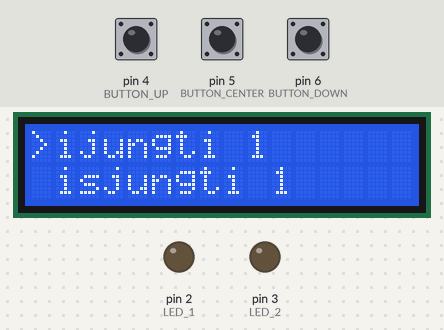
A sketch run on a simulated Arduino Uno, built with avr-gcc and run on an emulated ATmega328P. Parts: 16×2 character LCD, output pins drawn as LEDs (lit = HIGH). Inputs (shaded band) come from the test bench; at power-on: pin 5 (BUTTON_CENTER) LOW, pin 6 (BUTTON_DOWN) LOW, pin 4 (BUTTON_UP) LOW.

Above: at 1.2 s.
1.3 s: pin 5 (BUTTON_CENTER) pulled HIGH for 3.2 s
At 2.2 s:
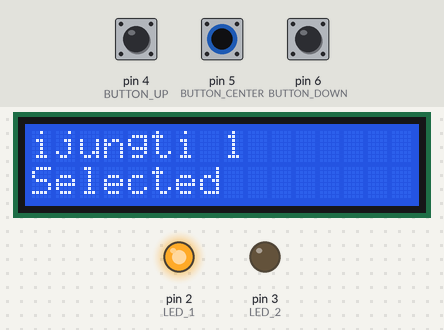
6.0 s: pin 6 (BUTTON_DOWN) pulled HIGH for 1 s
At 7.8 s:
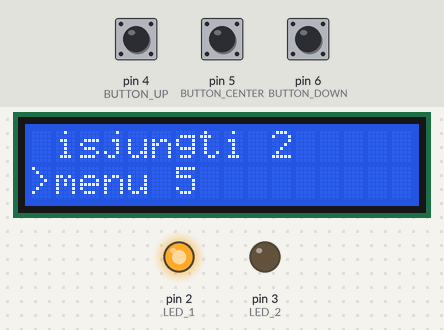
8.7 s: pin 4 (BUTTON_UP) pulled HIGH for 3.2 s
At 12.7 s:
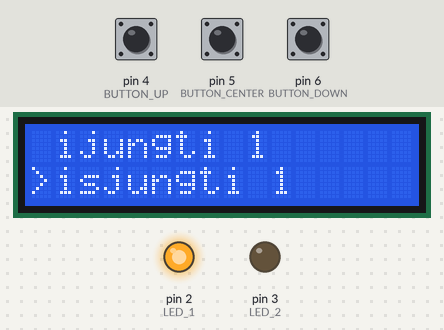
13.4 s: pin 5 (BUTTON_CENTER) pulled HIGH for 0.15 s
At 14.3 s:
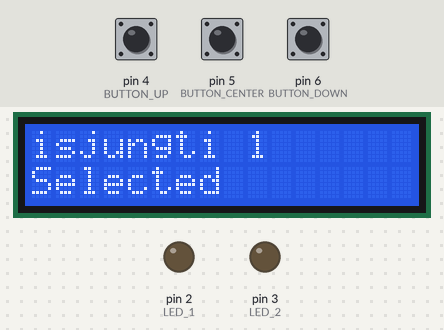
16.0 s: pin 6 (BUTTON_DOWN) pulled HIGH for 0.15 s
At 17.5 s:
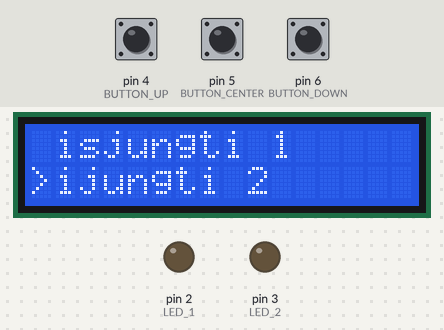
17.8 s: pin 5 (BUTTON_CENTER) pulled HIGH for 1 s
At 20.0 s:
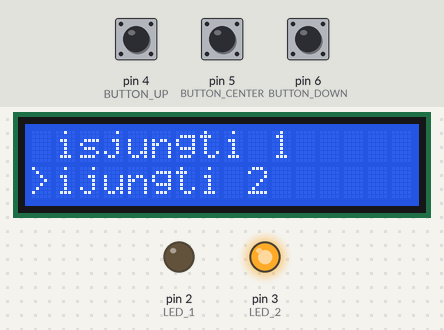
Timing chart, 0 to 21.4 s (numbered marks = the images above; inputs shaded):
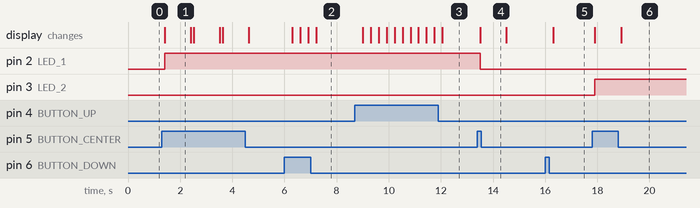

Measured:
- after the input at 1.3 s, pin 2 (LED_1): LOW → HIGH after 0.10 s; the display: changes after 0.10 s (image 1)
- after the input at 6.0 s, the display: first changes after 0.31 s (image 2 shows a later state)
- after the input at 8.7 s, the display: first changes after 0.31 s (image 3 shows a later state)
- after the input at 13.4 s, pin 2 (LED_1): HIGH → LOW after 0.10 s; the display: changes after 0.10 s (image 4)
- after the input at 16.0 s, the display: changes after 0.31 s (image 5)
- after the input at 17.8 s, pin 3 (LED_2): LOW → HIGH after 0.10 s; the display: first changes after 0.10 s (image 6 shows a later state)
- what the display in image 1 shows lasts 1.0 s, from 1.4 s to 2.4 s

The sketch:

2uzd.ino
```cpp
#include <LiquidCrystal.h>

// Mygtukai
#define BUTTON_UP 4
#define BUTTON_CENTER 5
#define BUTTON_DOWN 6

// Valdomi elementai
#define LED_1 2
#define LED_2 3

// Meniu punktai ir jų pavadinimai
const int menuItemsCount = 8;
const char *menuItems[] = {"ijungti 1", "isjungti 1", "ijungti 2", "isjungti 2", "menu 5", "menu 6", "menu 7", "menu 8"};

LiquidCrystal lcd(12, 11, 10, 9, 8, 7);

int selectedMenuItem = 0;
int menuIndex = 0;
void setup() {
  lcd.begin(16, 2);

  pinMode(BUTTON_UP, INPUT);
  pinMode(BUTTON_CENTER, INPUT);
  pinMode(BUTTON_DOWN, INPUT);

  pinMode(LED_1, OUTPUT);
  pinMode(LED_2, OUTPUT);
  printMenu();
}

void loop() {
  lcd.setCursor(0, 0);
  if (digitalRead(BUTTON_UP) == HIGH) {
    delay(300);

    if (selectedMenuItem > 0) {
      selectedMenuItem--;
    } else {
      selectedMenuItem = menuItemsCount - 1;
    }
    printMenu();
  }

  if (digitalRead(BUTTON_DOWN) == HIGH) {
    delay(300);
    if (selectedMenuItem < menuItemsCount - 1) {
      selectedMenuItem++;
    } else {
      selectedMenuItem = 0;
    }
    printMenu();
  }

  if (digitalRead(BUTTON_CENTER) == HIGH) {

    delay(100);
    lcd.clear();
    lcd.setCursor(0, 0);
    lcd.print(menuItems[selectedMenuItem]);
    lcd.setCursor(0, 1);
    lcd.print("Selected");
    performAction(selectedMenuItem);
    delay(1000);
    lcd.clear();
    lcd.setCursor(0, 0);
    printMenu();
  }
}

void performAction(int menuItemIndex) {
  // Realizuoti veiksmus atitinkamai meniu punktui
  switch (menuItemIndex) {
    case 0:
      digitalWrite(LED_1, HIGH);
      break;
    case 1:
      digitalWrite(LED_1, LOW);
      break;
          case 2:
      digitalWrite(LED_2, HIGH);
      break;
          case 3:
      digitalWrite(LED_2, LOW);
      break;
          case 4:
          lcd.clear();
        lcd.setCursor(5, 0);
        lcd.print("Coming");
          lcd.setCursor(6, 1);
          lcd.print("Soon");
          delay(1000);
          printMenu();
      break;
          case 5:
                lcd.clear();
        lcd.setCursor(5, 0);
        lcd.print("Coming");
          lcd.setCursor(6, 1);
          lcd.print("Soon");
          delay(1000);
          printMenu();
      break;
          case 6:
                lcd.clear();
        lcd.setCursor(5, 0);
        lcd.print("Coming");
          lcd.setCursor(6, 1);
          lcd.print("Soon");
          delay(1000);
          printMenu();
      break;
          case 7:
                lcd.clear();
        lcd.setCursor(5, 0);
        lcd.print("Coming");
          lcd.setCursor(6, 1);
          lcd.print("Soon");
          delay(1000);
          printMenu();
      break;
  }
}

void toggleLED(int ledPin) {
  if (digitalRead(ledPin) == HIGH) {
    digitalWrite(ledPin, LOW);
  } else {
    digitalWrite(ledPin, HIGH);
  }
}
void printMenu() {
    lcd.clear();
    if (selectedMenuItem == 0){
    lcd.setCursor(0, 0);
    lcd.print(">");
    lcd.print(menuItems[selectedMenuItem]);

    lcd.setCursor(0, 1);
    lcd.print(" ");
    lcd.print(menuItems[selectedMenuItem+1]);
    }
    else if (selectedMenuItem > 0 && selectedMenuItem <8){
    lcd.setCursor(0, 0);
    lcd.print(" ");
    lcd.print(menuItems[selectedMenuItem-1]);

    lcd.setCursor(0, 1);
    lcd.print(">");
    lcd.print(menuItems[selectedMenuItem]);
    }

}
```
